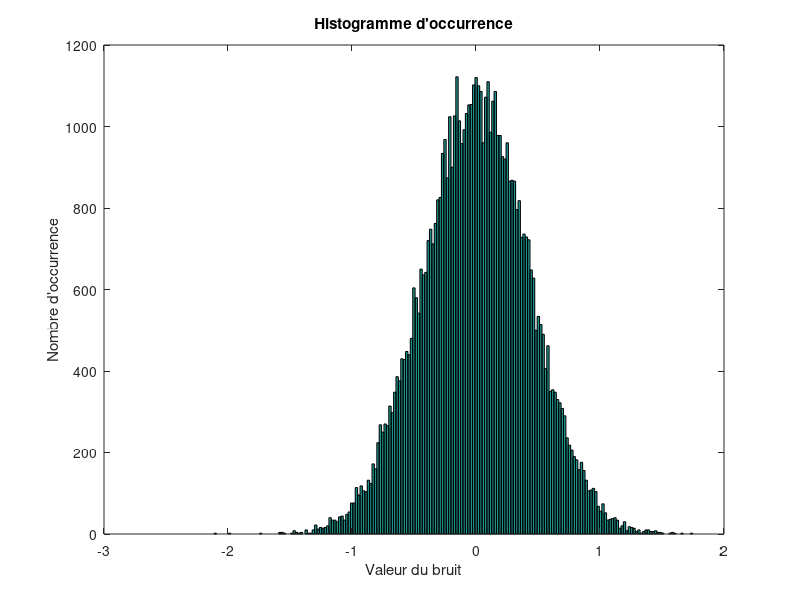

Recreate this plot in MATLAB.
% Placer le document testBruit.csv dans le workspace Matlab

data =csvread('testBruit.csv');
nbInterval = 200;

figure(1)
hist(data, nbInterval);
ylabel('Nombre d''occurrence');
xlabel('Valeur du bruit');
title ('Histogramme d''occurrence');